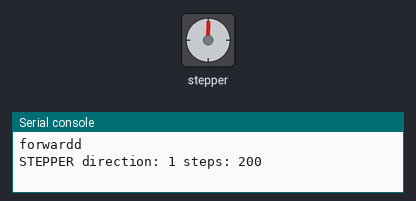
Simulated run of this program. Board: Raspberry Pi Pico running MicroPython. Shown: stepper motor, the last lines printed to the serial console. The stepper is drawn at 200 steps a turn.

Above: at 0.05 s.
At 0.4 s:
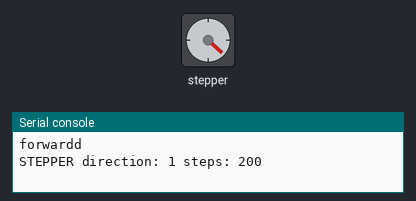
At 0.8 s:
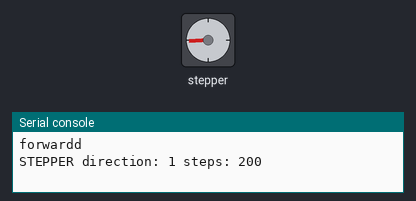
At 2.55 s:
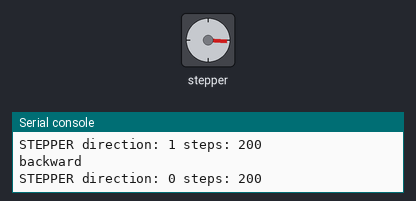
Timing chart, 0 to 8.3 s (numbered marks = the images above):
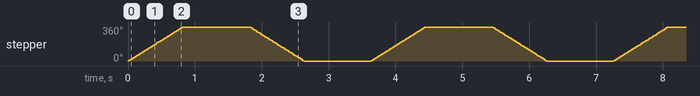

The program:

Stepper.py
```python
from machine import Pin
from time import sleep, sleep_us


class Stepper:
    def __init__(self, dir_pin, step_pin, delay_us=2000, name="STEPPER", debug=True):
        self.dir = Pin(dir_pin, Pin.OUT)
        self.step = Pin(step_pin, Pin.OUT)

        self.delay = delay_us
        self.name = name
        self.debug = debug

        self.step.value(0)

    def step_once(self):
        self.step.value(1)
        sleep_us(self.delay)
        self.step.value(0)
        sleep_us(self.delay)

    def move(self, steps, direction):
        self.dir.value(direction)

        if self.debug:
            print(self.name, "direction:", direction, "steps:", steps)

        for _ in range(steps):
            self.step_once()


# ---------------- TEST ----------------
motor = Stepper(dir_pin=2, step_pin=3, delay_us=2000)

while True:
    print("forwardd")
    motor.move(200, 1)
    sleep(1)

    print("backward")
    motor.move(200, 0)
    sleep(1)
```

Measured:
- by itself, stepper: turns 360° clockwise in 0.82 s, then 360° counter-clockwise in 0.82 s, repeating every 3.6 s
